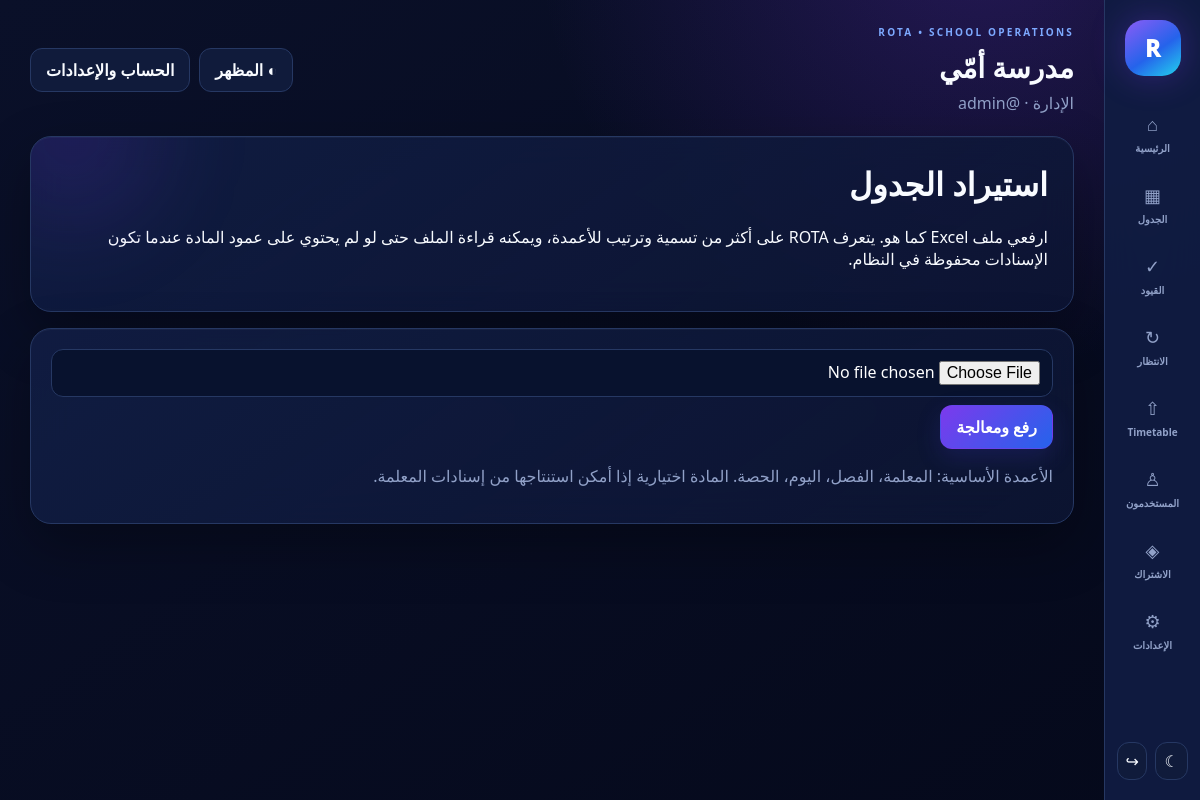
Screenshot of /import-timetable (signed in) with the database file from the repository.
### tables this page shows
CREATE TABLE schools(id INTEGER PRIMARY KEY AUTOINCREMENT,name TEXT NOT NULL,owner_name TEXT DEFAULT '',sender_phone TEXT DEFAULT '',sender_email TEXT DEFAULT '',plan TEXT NOT NULL DEFAULT 'pro',subscription_status TEXT NOT NULL DEFAULT 'trial',trial_ends_at INTEGER,subscription_ends_at INTEGER,auto_renew INTEGER NOT NULL DEFAULT 0,created_at INTEGER NOT NULL);

CREATE TABLE users(id INTEGER PRIMARY KEY AUTOINCREMENT,school_id INTEGER NOT NULL,name TEXT NOT NULL,email TEXT NOT NULL UNIQUE,password_hash TEXT NOT NULL,role TEXT NOT NULL DEFAULT 'owner',verified INTEGER NOT NULL DEFAULT 0,created_at INTEGER NOT NULL, username TEXT,FOREIGN KEY(school_id) REFERENCES schools(id) ON DELETE CASCADE);

### app.py (the view)
@app.get('/import-timetable',response_class=HTMLResponse)
def import_page(request:Request,message:str=''):
    u=require(request)
    if not u:return RedirectResponse('/login',303)
    if not has_feature(request,'timetable_import'):return RedirectResponse('/subscription',303)
    return templates.TemplateResponse(request=request,name='import.html',context={'u':u,'school':school(request),'message':message})

### templates/import.html
{% extends "base.html" %}{% block body %}<div class="hero"><h1>استيراد الجدول</h1><p>ارفعي ملف Excel كما هو. يتعرف ROTA على أكثر من تسمية وترتيب للأعمدة، ويمكنه قراءة الملف حتى لو لم يحتوي على عمود المادة عندما تكون الإسنادات محفوظة في النظام.</p>{% if message %}<div class="notice warn">{{message}}</div>{% endif %}</div><section class="card"><form method="post" enctype="multipart/form-data"><input class="input" type="file" name="file" accept=".xlsx,.xlsm" required><button class="btn">رفع ومعالجة</button></form><p class="muted">الأعمدة الأساسية: المعلمة، الفصل، اليوم، الحصة. المادة اختيارية إذا أمكن استنتاجها من إسنادات المعلمة.</p></section>{% endblock %}

### templates/base.html (shortened to what this page needs)
<!doctype html>
<html lang="ar" dir="rtl" data-theme="dark">
<head>
  <link rel="stylesheet" href="/static/style.css">
</head>
<body>
{% if u %}
<div class="layout">
  <aside class="sidebar">
    <a class="brand" href="/" aria-label="ROTA">R</a>
    <nav class="nav">
      <a href="/">⌂<span>الرئيسية</span></a>
      <a href="/schedule">▦<span>الجدول</span></a>
      <a href="/constraints">✓<span>القيود</span></a>
      <a href="/absence">↻<span>الانتظار</span></a>
      <a href="/import-timetable">⇧<span>Timetable</span></a>
      <a href="/users">♙<span>المستخدمون</span></a>
      <a href="/subscription">◈<span>الاشتراك</span></a>
      <a href="/settings">⚙<span>الإعدادات</span></a>
    </nav>
    <div class="side-bottom">
      <button class="theme-toggle" type="button" onclick="toggleTheme()" title="تبديل المظهر"><span class="theme-icon">☾</span></button>
      <a class="logout-mini" href="/logout" title="خروج">↪</a>
    </div>
  </aside>
  <main class="content">
    <header class="topbar no-print">
      <div>
        <div class="eyebrow">ROTA • SCHOOL OPERATIONS</div>
        <h1>{{ school.name if school else 'ROTA' }}</h1>
        <p>{{ u.name }} · @{{ u.username }}</p>
      </div>
      <div class="actions">
        <button class="btn secondary theme-wide" type="button" onclick="toggleTheme()">◐ المظهر</button>
        <a class="btn secondary" href="/settings">الحساب والإعدادات</a>
      </div>
    </header>
{% else %}
<main>
{% endif %}
{% block body %}{% endblock %}
{% if u %}
  </main>
</div>
{% else %}
</main>
{% endif %}
</body>
</html>

### static/style.css (style rules this page uses)
:root { --bg:#05091b;--bg2:#0a1029;--panel:rgba(13,22,53,.88);--panel2:#111d43;--text:#f8fbff;--muted:#91a1c8;--line:#263863;--violet:#7c3aed;--blue:#2563eb;--cyan:#06b6d4;--green:#10b981;--red:#ef4444;--amber:#f59e0b;--field:#08122e;--fieldText:#fff;--shadow:0 22px 55px rgba(0,0,0,.30);--heroGlow:rgba(124,58,237,.25);--soft:#101b3b;--tableHead:#0b1533 }
* { box-sizing:border-box }
html { scroll-behavior:smooth }
body { margin:0;font-family:"Segoe UI",Tahoma,Arial,sans-serif;background:radial-gradient(circle at 82% -10%,var(--heroGlow) 0,transparent 34%),linear-gradient(145deg,var(--bg2),var(--bg));color:var(--text);min-height:100vh;transition:background .25s,color .25s }
a { text-decoration:none;color:inherit }
button,input,select { font:inherit }
.muted { color:var(--muted) }
.layout { display:grid;grid-template-columns:96px minmax(0,1fr);min-height:100vh }
.sidebar { position:sticky;top:0;height:100vh;background:color-mix(in srgb,var(--panel2) 92%,transparent);border-left:1px solid var(--line);padding:20px 12px;z-index:20;backdrop-filter:blur(20px);display:flex;flex-direction:column }
.brand { width:56px;height:56px;margin:0 auto;border-radius:19px;background:linear-gradient(145deg,#8b5cf6,#2563eb 56%,#22d3ee);box-shadow:0 0 35px #7c3aed55;display:grid;place-items:center;font-size:23px;font-weight:950;color:#fff }
.nav { display:flex;flex-direction:column;gap:8px;margin-top:26px }
.nav a { display:flex;flex-direction:column;align-items:center;gap:5px;padding:10px 3px;border-radius:15px;color:var(--muted);font-size:18px;transition:.18s }
.nav a span { font-size:10px;font-weight:700 }
.side-bottom { margin-top:auto;display:flex;justify-content:center;gap:8px }
.theme-toggle,.logout-mini { width:38px;height:38px;border-radius:12px;border:1px solid var(--line);background:var(--soft);color:var(--text);display:grid;place-items:center;cursor:pointer }
.theme-wide { display:inline-flex!important }
.content { padding:25px 30px;min-width:0;max-width:1720px;width:100%;margin:0 auto }
.topbar { display:flex;align-items:center;justify-content:space-between;gap:18px;margin-bottom:22px }
.topbar h1 { font-size:28px;margin:0;font-weight:900 }
.topbar p { color:var(--muted);margin:6px 0 0 }
.eyebrow { font-size:10px;letter-spacing:2.2px;color:#7da9ff;font-weight:900;margin-bottom:9px }
.actions,.tabs { display:flex;gap:9px;flex-wrap:wrap }
.btn { border:1px solid #7c3aed55;color:#fff;background:linear-gradient(135deg,#7c3aed,#2563eb);padding:10px 15px;border-radius:12px;font-weight:800;cursor:pointer;box-shadow:0 9px 24px #4f46e52b;transition:.18s;display:inline-block }
.btn.secondary,.btn.alt { background:var(--soft);color:var(--text);border-color:var(--line);box-shadow:none }
.hero,.card { background:linear-gradient(145deg,color-mix(in srgb,var(--panel2) 94%,transparent),color-mix(in srgb,var(--panel) 90%,transparent));border:1px solid var(--line);border-radius:21px;padding:20px;box-shadow:var(--shadow),inset 0 1px 0 rgba(255,255,255,.04);backdrop-filter:blur(18px);margin-bottom:16px }
.hero { padding:25px;position:relative;overflow:hidden }
.hero:after { content:"";position:absolute;width:180px;height:180px;border-radius:50%;background:#7c3aed22;filter:blur(45px);left:-50px;top:-90px;pointer-events:none }
.hero h1 { margin-top:0 }
input,select,.input { width:100%;background:var(--field);color:var(--fieldText);border:1px solid var(--line);border-radius:12px;padding:11px 12px;outline:none;margin:0 0 8px }

### rows the page displays
schools: name "مدرسة أمّي"
users: name "الإدارة", username "admin"
